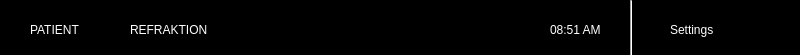
<?xml version="1.0" encoding="UTF-8"?>
<ui version="4.0">
 <class>Top</class>
 <widget class="QMainWindow" name="Top">
  <property name="geometry">
   <rect>
    <x>0</x>
    <y>0</y>
    <width>800</width>
    <height>55</height>
   </rect>
  </property>
  <property name="palette">
   <palette>
    <active>
     <colorrole role="WindowText">
      <brush brushstyle="SolidPattern">
       <color alpha="255">
        <red>255</red>
        <green>255</green>
        <blue>255</blue>
       </color>
      </brush>
     </colorrole>
     <colorrole role="Text">
      <brush brushstyle="SolidPattern">
       <color alpha="255">
        <red>0</red>
        <green>0</green>
        <blue>0</blue>
       </color>
      </brush>
     </colorrole>
     <colorrole role="Base">
      <brush brushstyle="SolidPattern">
       <color alpha="255">
        <red>255</red>
        <green>255</green>
        <blue>255</blue>
       </color>
      </brush>
     </colorrole>
     <colorrole role="Window">
      <brush brushstyle="SolidPattern">
       <color alpha="255">
        <red>0</red>
        <green>0</green>
        <blue>0</blue>
       </color>
      </brush>
     </colorrole>
     <colorrole role="PlaceholderText">
      <brush brushstyle="SolidPattern">
       <color alpha="128">
        <red>0</red>
        <green>0</green>
        <blue>0</blue>
       </color>
      </brush>
     </colorrole>
    </active>
    <inactive>
     <colorrole role="WindowText">
      <brush brushstyle="SolidPattern">
       <color alpha="255">
        <red>255</red>
        <green>255</green>
        <blue>255</blue>
       </color>
      </brush>
     </colorrole>
     <colorrole role="Text">
      <brush brushstyle="SolidPattern">
       <color alpha="255">
        <red>0</red>
        <green>0</green>
        <blue>0</blue>
       </color>
      </brush>
     </colorrole>
     <colorrole role="Base">
      <brush brushstyle="SolidPattern">
       <color alpha="255">
        <red>255</red>
        <green>255</green>
        <blue>255</blue>
       </color>
      </brush>
     </colorrole>
     <colorrole role="Window">
      <brush brushstyle="SolidPattern">
       <color alpha="255">
        <red>0</red>
        <green>0</green>
        <blue>0</blue>
       </color>
      </brush>
     </colorrole>
     <colorrole role="PlaceholderText">
      <brush brushstyle="SolidPattern">
       <color alpha="128">
        <red>0</red>
        <green>0</green>
        <blue>0</blue>
       </color>
      </brush>
     </colorrole>
    </inactive>
    <disabled>
     <colorrole role="WindowText">
      <brush brushstyle="SolidPattern">
       <color alpha="255">
        <red>120</red>
        <green>120</green>
        <blue>120</blue>
       </color>
      </brush>
     </colorrole>
     <colorrole role="Text">
      <brush brushstyle="SolidPattern">
       <color alpha="255">
        <red>120</red>
        <green>120</green>
        <blue>120</blue>
       </color>
      </brush>
     </colorrole>
     <colorrole role="Base">
      <brush brushstyle="SolidPattern">
       <color alpha="255">
        <red>0</red>
        <green>0</green>
        <blue>0</blue>
       </color>
      </brush>
     </colorrole>
     <colorrole role="Window">
      <brush brushstyle="SolidPattern">
       <color alpha="255">
        <red>0</red>
        <green>0</green>
        <blue>0</blue>
       </color>
      </brush>
     </colorrole>
     <colorrole role="PlaceholderText">
      <brush brushstyle="SolidPattern">
       <color alpha="128">
        <red>0</red>
        <green>0</green>
        <blue>0</blue>
       </color>
      </brush>
     </colorrole>
    </disabled>
   </palette>
  </property>
  <property name="windowTitle">
   <string>MainWindow</string>
  </property>
  <widget class="QWidget" name="centralwidget">
   <widget class="QLabel" name="label">
    <property name="geometry">
     <rect>
      <x>30</x>
      <y>20</y>
      <width>69</width>
      <height>20</height>
     </rect>
    </property>
    <property name="text">
     <string>PATIENT</string>
    </property>
   </widget>
   <widget class="QLabel" name="label_2">
    <property name="geometry">
     <rect>
      <x>130</x>
      <y>20</y>
      <width>101</width>
      <height>20</height>
     </rect>
    </property>
    <property name="text">
     <string>REFRAKTION</string>
    </property>
   </widget>
   <widget class="QLabel" name="label_3">
    <property name="geometry">
     <rect>
      <x>550</x>
      <y>20</y>
      <width>69</width>
      <height>20</height>
     </rect>
    </property>
    <property name="text">
     <string>08:51 AM</string>
    </property>
   </widget>
   <widget class="Line" name="line">
    <property name="geometry">
     <rect>
      <x>630</x>
      <y>0</y>
      <width>3</width>
      <height>61</height>
     </rect>
    </property>
    <property name="orientation">
     <enum>Qt::Vertical</enum>
    </property>
   </widget>
   <widget class="QLabel" name="label_4">
    <property name="geometry">
     <rect>
      <x>670</x>
      <y>20</y>
      <width>69</width>
      <height>20</height>
     </rect>
    </property>
    <property name="text">
     <string>Settings</string>
    </property>
   </widget>
  </widget>
 </widget>
 <resources/>
 <connections/>
</ui>
